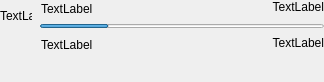
<?xml version="1.0" encoding="UTF-8"?>
<ui version="4.0">
 <class>DeviceForm</class>
 <widget class="QWidget" name="DeviceForm">
  <property name="geometry">
   <rect>
    <x>0</x>
    <y>0</y>
    <width>324</width>
    <height>82</height>
   </rect>
  </property>
  <property name="sizePolicy">
   <sizepolicy hsizetype="Minimum" vsizetype="Minimum">
    <horstretch>0</horstretch>
    <verstretch>0</verstretch>
   </sizepolicy>
  </property>
  <property name="minimumSize">
   <size>
    <width>324</width>
    <height>82</height>
   </size>
  </property>
  <property name="maximumSize">
   <size>
    <width>324</width>
    <height>82</height>
   </size>
  </property>
  <property name="windowTitle">
   <string>Form</string>
  </property>
  <widget class="QLabel" name="icon">
   <property name="geometry">
    <rect>
     <x>0</x>
     <y>0</y>
     <width>32</width>
     <height>32</height>
    </rect>
   </property>
   <property name="text">
    <string>TextLabel</string>
   </property>
  </widget>
  <widget class="QLabel" name="kind">
   <property name="geometry">
    <rect>
     <x>41</x>
     <y>0</y>
     <width>131</width>
     <height>18</height>
    </rect>
   </property>
   <property name="text">
    <string>TextLabel</string>
   </property>
  </widget>
  <widget class="QLabel" name="percentage">
   <property name="geometry">
    <rect>
     <x>183</x>
     <y>1</y>
     <width>141</width>
     <height>11</height>
    </rect>
   </property>
   <property name="text">
    <string>TextLabel</string>
   </property>
   <property name="alignment">
    <set>Qt::AlignRight|Qt::AlignTrailing|Qt::AlignVCenter</set>
   </property>
  </widget>
  <widget class="QLabel" name="remaintext">
   <property name="geometry">
    <rect>
     <x>41</x>
     <y>39</y>
     <width>91</width>
     <height>12</height>
    </rect>
   </property>
   <property name="text">
    <string>TextLabel</string>
   </property>
  </widget>
  <widget class="QLabel" name="remaindata">
   <property name="geometry">
    <rect>
     <x>183</x>
     <y>35</y>
     <width>141</width>
     <height>16</height>
    </rect>
   </property>
   <property name="text">
    <string>TextLabel</string>
   </property>
   <property name="alignment">
    <set>Qt::AlignRight|Qt::AlignTrailing|Qt::AlignVCenter</set>
   </property>
  </widget>
  <widget class="QProgressBar" name="progressBar">
   <property name="geometry">
    <rect>
     <x>40</x>
     <y>24</y>
     <width>284</width>
     <height>4</height>
    </rect>
   </property>
   <property name="value">
    <number>24</number>
   </property>
   <property name="textVisible">
    <bool>false</bool>
   </property>
  </widget>
 </widget>
 <resources/>
 <connections/>
</ui>
